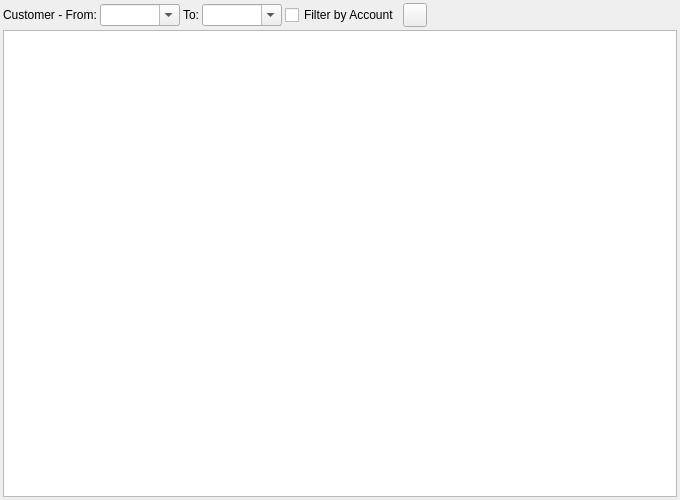
<?xml version="1.0" encoding="UTF-8"?>
<ui version="4.0">
 <class>CRM_ContactByCustReportWidget</class>
 <widget class="QWidget" name="CRM_ContactByCustReportWidget">
  <property name="geometry">
   <rect>
    <x>0</x>
    <y>0</y>
    <width>680</width>
    <height>500</height>
   </rect>
  </property>
  <property name="windowTitle">
   <string>Dialog</string>
  </property>
  <layout class="QGridLayout" name="gridLayout">
   <property name="leftMargin">
    <number>3</number>
   </property>
   <property name="topMargin">
    <number>3</number>
   </property>
   <property name="rightMargin">
    <number>3</number>
   </property>
   <property name="bottomMargin">
    <number>3</number>
   </property>
   <property name="spacing">
    <number>3</number>
   </property>
   <item row="0" column="0">
    <layout class="QHBoxLayout" name="horizontalLayout_2">
     <item>
      <widget class="QLabel" name="lblCustomerFrom">
       <property name="text">
        <string>Customer - From:</string>
       </property>
      </widget>
     </item>
     <item>
      <widget class="QComboBox" name="cbFrom">
       <property name="minimumSize">
        <size>
         <width>80</width>
         <height>0</height>
        </size>
       </property>
       <property name="editable">
        <bool>true</bool>
       </property>
       <property name="maxVisibleItems">
        <number>15</number>
       </property>
      </widget>
     </item>
     <item>
      <widget class="QLabel" name="label_4">
       <property name="text">
        <string>To:</string>
       </property>
      </widget>
     </item>
     <item>
      <widget class="QComboBox" name="cbTo">
       <property name="minimumSize">
        <size>
         <width>80</width>
         <height>0</height>
        </size>
       </property>
       <property name="editable">
        <bool>true</bool>
       </property>
       <property name="maxVisibleItems">
        <number>15</number>
       </property>
      </widget>
     </item>
     <item>
      <widget class="QCheckBox" name="cbFilterByAccount">
       <property name="text">
        <string>Filter by Account</string>
       </property>
      </widget>
     </item>
     <item>
      <widget class="QToolButton" name="pbRefresh">
       <property name="minimumSize">
        <size>
         <width>24</width>
         <height>24</height>
        </size>
       </property>
       <property name="maximumSize">
        <size>
         <width>24</width>
         <height>24</height>
        </size>
       </property>
       <property name="toolTip">
        <string>Refresh contact by customer report</string>
       </property>
       <property name="text">
        <string/>
       </property>
       <property name="icon">
        <iconset resource="../../../db/src/gui/db.qrc">
         <normaloff>:/images/icons/arrow_refresh.png</normaloff>:/images/icons/arrow_refresh.png</iconset>
       </property>
      </widget>
     </item>
     <item>
      <spacer name="horizontalSpacer_2">
       <property name="orientation">
        <enum>Qt::Horizontal</enum>
       </property>
       <property name="sizeHint" stdset="0">
        <size>
         <width>40</width>
         <height>20</height>
        </size>
       </property>
      </spacer>
     </item>
    </layout>
   </item>
   <item row="1" column="0">
    <widget class="RB_TextEdit" name="teReport"/>
   </item>
  </layout>
 </widget>
 <customwidgets>
  <customwidget>
   <class>RB_TextEdit</class>
   <extends>QTextEdit</extends>
   <header>rb_textedit.h</header>
  </customwidget>
 </customwidgets>
 <tabstops>
  <tabstop>teReport</tabstop>
  <tabstop>cbFrom</tabstop>
  <tabstop>cbTo</tabstop>
  <tabstop>cbFilterByAccount</tabstop>
  <tabstop>pbRefresh</tabstop>
 </tabstops>
 <resources>
  <include location="../../../db/src/gui/db.qrc"/>
 </resources>
 <connections/>
</ui>
